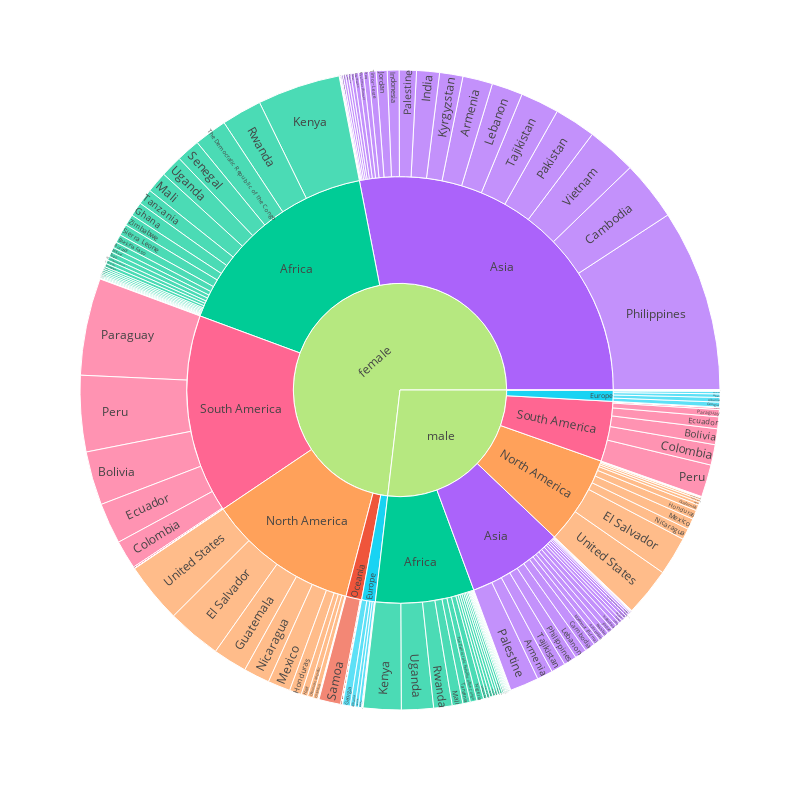

This figure's notebook cell:
### Markdown cell above
## How high is the loan amount for gender in the different countries?

### Code cell
fig0=px.sunburst(df, path=['sex',"continent", 'country'], values='loan_amount',
                 color=("continent"),
                 
                  width =800, height =800)
fig0.show()

### Figure 1 — Plotly figure (JSON) as saved in the notebook; plotly's stock layout.template omitted (floating-point values rounded to 4 significant figures; data arrays with more than 128 entries replaced by an {"elided": "..."} marker saying what was removed)
{"data": [{"branchvalues": "total", "customdata": {"elided": "1058x1 str values"}, "domain": {"x": [0, 1], "y": [0, 1]}, "hovertemplate": "labels=%{label}<br>loan_amount=%{value}<br>parent=%{parent}<br>id=%{id}<br>continent=%{customdata[0]}<extra></extra>", "ids": {"elided": "1058 str values"}, "labels": {"elided": "1058 str values"}, "marker": {"colors": {"elided": "1058 str values"}}, "name": "", "parents": {"elided": "1058 str values"}, "type": "sunburst", "values": {"elided": "1058 int values"}}], "layout": {"height": 800, "legend": {"tracegroupgap": 0}, "margin": {"t": 60}, "width": 800}}
